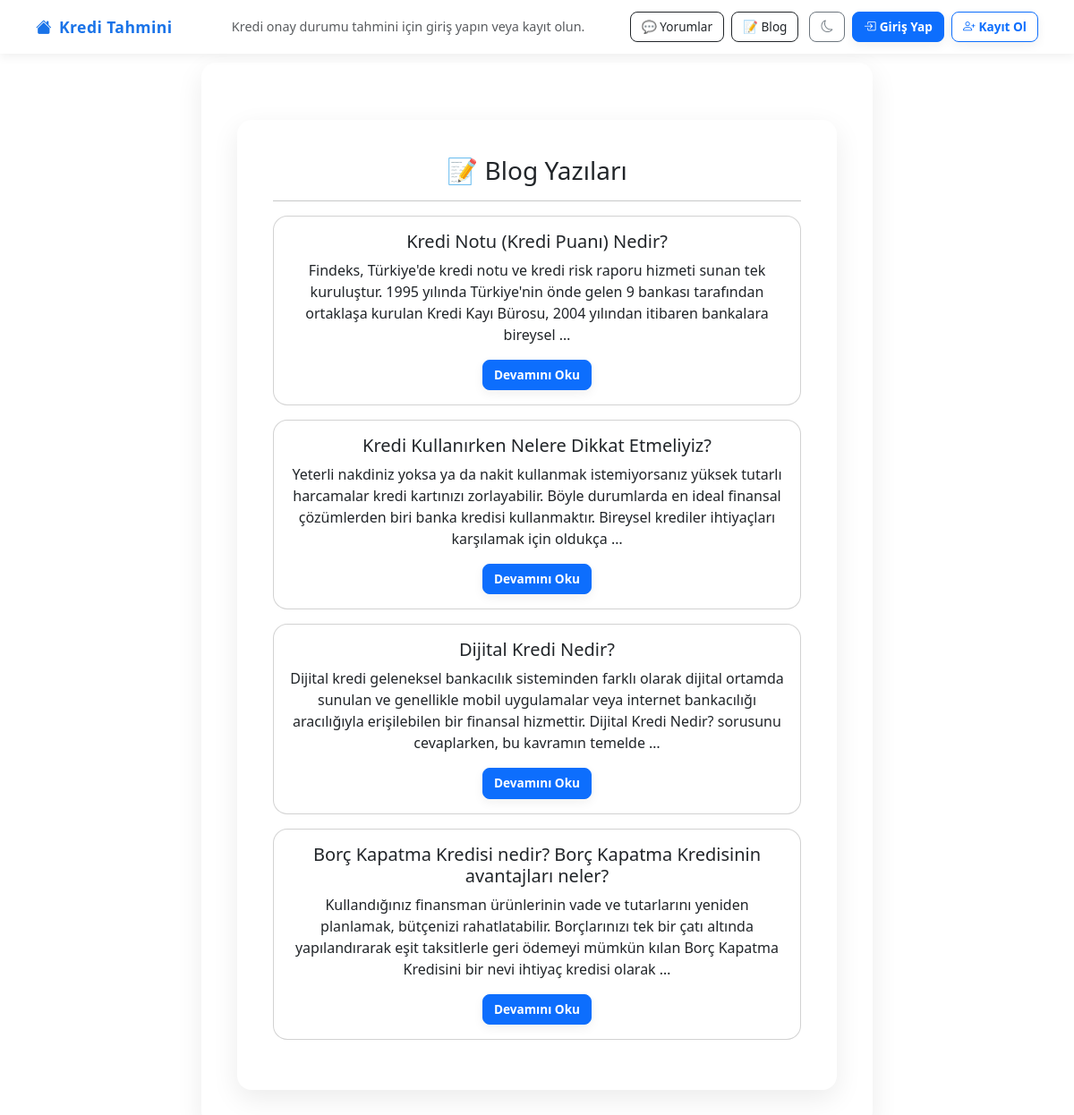
Screenshot of /blog/ with the database file from the repository.
### hesap/models.py (models this page shows, shortened)
class BlogPost(models.Model):
    baslik = models.CharField(max_length=200)
    icerik = models.TextField()
    yazar = models.ForeignKey(User, on_delete=models.CASCADE)
    yayin_tarihi = models.DateTimeField(auto_now_add=True)
    slug = models.SlugField(unique=True, max_length=200)
    class Meta:
        ordering = ['-yayin_tarihi']

### hesap/views.py (the view)
# urls.py: path('blog/', views.blog_list, name='blog_list'),
def blog_list(request):
    yazilar = BlogPost.objects.all().order_by('-yayin_tarihi')
    return render(request, 'hesap/blog_list.html', {'yazilar': yazilar})

### templates/hesap/blog_list.html
{% extends 'base.html' %}
{% block content %}
<div class="container mt-4">
    <h3>📝 Blog Yazıları</h3>
    <hr>
    {% for yazi in yazilar %}
        <div class="card my-3">
            <div class="card-body">
                <h5 class="card-title">{{ yazi.baslik }}</h5>
                <p class="card-text">{{ yazi.icerik|truncatewords:30 }}</p>
                <a href="{% url 'blog_detay' yazi.slug %}" class="btn btn-sm btn-primary">Devamını Oku</a>
            </div>
        </div>
    {% empty %}
        <p>Henüz blog yazısı eklenmemiş.</p>
    {% endfor %}
</div>
{% endblock %}

### static/css/style.css (style rules this page uses)
body { background-color: #f0f2f5; font-family: 'Segoe UI', Tahoma, Geneva, Verdana, sans-serif; margin: 0; padding: 0; scroll-behavior: smooth; color: #212529; }
.btn-primary, .btn-success, .btn-outline-primary { border-radius: 12px; padding: 10px 22px; font-weight: 600; box-shadow: 0 4px 12px rgba(0, 0, 0, 0.06); transition: all 0.3s ease; }
.container { background: #ffffff; padding: 40px; border-radius: 16px; box-shadow: 0 10px 30px rgba(0, 0, 0, 0.08); margin-top: 100px; max-width: 750px; text-align: center; }
.card { background-color: #ffffff; color: #212529; border-radius: 16px; }

### templates/base.html (style rules this page uses)
body { margin-top: 70px; background-color: var(--bs-body-bg); font-family: 'Segoe UI', Tahoma, Geneva, Verdana, sans-serif; }
.btn-sm { border-radius: 8px; font-size: 0.85rem; padding: 6px 12px; }

### rows the page displays
BlogPost: baslik "Kredi Notu (Kredi Puanı) Nedir?", icerik "Findeks, Türkiye'de kredi notu ve kredi risk raporu hizmeti sunan tek kuruluştur. 1995 yılında Türkiye'nin önde gelen 9 bankası tarafından ortaklaşa kurulan Kredi Kayı Bürosu, 2004 yılından itibaren bankalara bireysel …"
BlogPost: baslik "Kredi Kullanırken Nelere Dikkat Etmeliyiz?", icerik "Yeterli nakdiniz yoksa ya da nakit kullanmak istemiyorsanız yüksek tutarlı harcamalar kredi kartınızı zorlayabilir. Böyle durumlarda en ideal finansal çözümlerden biri banka kredisi kullanmaktır. Bireysel krediler ihtiyaçları karşılamak için oldukça …"
BlogPost: baslik "Dijital Kredi Nedir?", icerik "Dijital kredi geleneksel bankacılık sisteminden farklı olarak dijital ortamda sunulan ve genellikle mobil uygulamalar veya internet bankacılığı aracılığıyla erişilebilen bir finansal hizmettir. Dijital Kredi Nedir? sorusunu cevaplarken, bu kavramın temelde …"
BlogPost: baslik "Borç Kapatma Kredisi nedir? Borç Kapatma Kredisinin avantajları neler?", icerik "Kullandığınız finansman ürünlerinin vade ve tutarlarını yeniden planlamak, bütçenizi rahatlatabilir. Borçlarınızı tek bir çatı altında yapılandırarak eşit taksitlerle geri ödemeyi mümkün kılan Borç Kapatma Kredisini bir nevi ihtiyaç kredisi olarak …"
